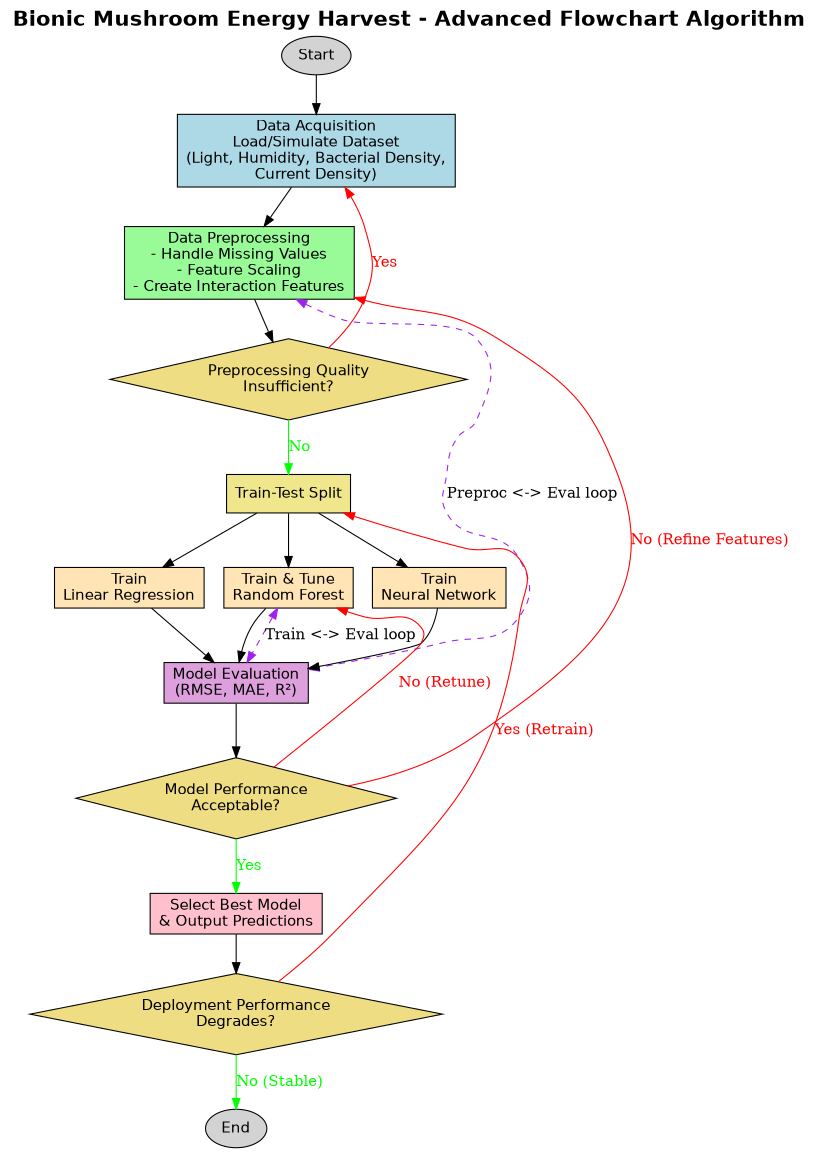

Recreate this plot in Python.
import graphviz

dot = graphviz.Digraph(comment='Bionic Mushroom Energy Harvest Flowchart', format='png')
dot.attr(rankdir='TB', size='10,12')
dot.attr('node', fontname='Helvetica', shape='box', style='filled')

# Nodes
dot.node('start', 'Start', shape='ellipse', fillcolor='lightgrey')
dot.node('acquire', 'Data Acquisition\nLoad/Simulate Dataset\n(Light, Humidity, Bacterial Density,\nCurrent Density)', fillcolor='lightblue')
dot.node('preprocess', 'Data Preprocessing\n- Handle Missing Values\n- Feature Scaling\n- Create Interaction Features', fillcolor='palegreen')
dot.node('prep_check', 'Preprocessing Quality\nInsufficient?', shape='diamond', fillcolor='lightgoldenrod')
dot.node('split', 'Train-Test Split', fillcolor='khaki')

# Subgraph for parallel training to enforce layout
with dot.subgraph(name='cluster_training') as c:
    c.attr(style='invis')
    c.node('train_lr', 'Train\nLinear Regression', fillcolor='moccasin')
    c.node('train_rf', 'Train & Tune\nRandom Forest', fillcolor='moccasin')
    c.node('train_nn', 'Train\nNeural Network', fillcolor='moccasin')

dot.node('eval', 'Model Evaluation\n(RMSE, MAE, R²)', fillcolor='plum')
dot.node('eval_check', 'Model Performance\nAcceptable?', shape='diamond', fillcolor='lightgoldenrod')
dot.node('output', 'Select Best Model\n& Output Predictions', fillcolor='pink')
dot.node('deploy_check', 'Deployment Performance\nDegrades?', shape='diamond', fillcolor='lightgoldenrod')
dot.node('end', 'End', shape='ellipse', fillcolor='lightgrey')

# Edges (Main flow)
dot.edge('start', 'acquire')
dot.edge('acquire', 'preprocess')
dot.edge('preprocess', 'prep_check')

# Preprocessing Feedback Loop
dot.edge('prep_check', 'split', label='No', color='green', fontcolor='green')
dot.edge('prep_check', 'acquire', label='Yes', color='red', fontcolor='red')

# Split to Training
dot.edge('split', 'train_lr')
dot.edge('split', 'train_rf')
dot.edge('split', 'train_nn')

# Training to Eval
dot.edge('train_lr', 'eval')
dot.edge('train_rf', 'eval')
dot.edge('train_nn', 'eval')

# Eval Decision
dot.edge('eval', 'eval_check')
dot.edge('eval_check', 'output', label='Yes', color='green', fontcolor='green')

# Eval Feedback Loops
dot.edge('eval_check', 'train_rf', label='No (Retune)', color='red', fontcolor='red', constraint='false')
dot.edge('eval_check', 'preprocess', label='No (Refine Features)', color='red', fontcolor='red', constraint='false')

# Bi-directional indicated loops
dot.edge('train_rf', 'eval', dir='both', label='Train <-> Eval loop', color='purple', style='dashed', constraint='false')
dot.edge('preprocess', 'eval', dir='both', label='Preproc <-> Eval loop', color='purple', style='dashed', constraint='false')

# Final Deployment Loop
dot.edge('output', 'deploy_check')
dot.edge('deploy_check', 'split', label='Yes (Retrain)', color='red', fontcolor='red', constraint='false')
dot.edge('deploy_check', 'end', label='No (Stable)', color='green', fontcolor='green')

# Title
dot.attr(label='Bionic Mushroom Energy Harvest - Advanced Flowchart Algorithm\n', labelloc='t', fontsize='20', fontname='Helvetica-Bold')

# Render
dot.render('bionic_mushroom_flowchart', cleanup=True)
print("Flowchart generated as bionic_mushroom_flowchart.png")
